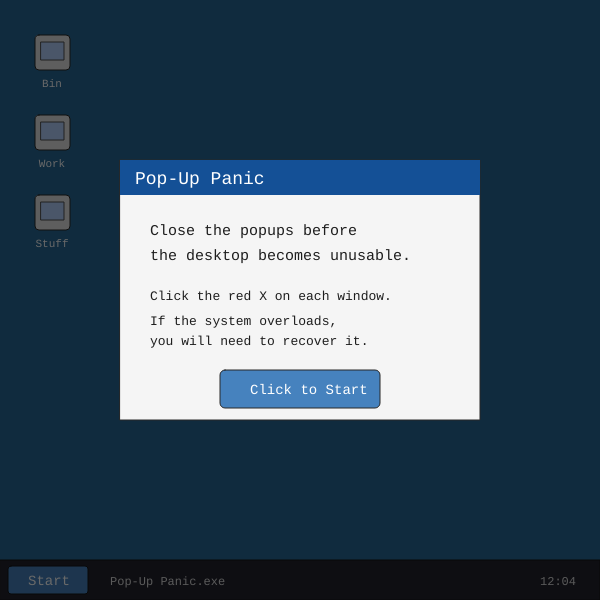
Frame 1 (no input)
Frame 60 (no input): identical to frame 1, image omitted
Frame 120 (the mouse pressed at the canvas centre since frame 60): identical to frame 1, image omitted

The p5.js sketch that drew this single still picture (run headless with seeded random() and noise() and a simulated clock; from frame 60 on, the mouse is pressed at the canvas centre):

// p5.js sketch
// ── sketch.js
let painWindows = [];
let brokenFiles = [];

let score = 0;
let recoveryScore = 0;

let spawnTimer = 0;
let spawnSpeed = 100;

let recoveryTime = 6.7;
let recoveryStartMillis = 0;

let startScreen = true;
let gameOver = false;
let recoveryMode = false;
let finalScreen = false;
let recoveryFailed = false;

/* Just a big list of stupid popup messages. This is probably my favourite bit honestly */
let popupNonsense = [
  "Your PC is tired.",
  "Update failed successfully.",
  "You've just won a virus!",
  "RAM has left the chat.",
  "Internet Explorer is back.",
  "System32 looks nervous.",
  "Your cursor is judging you.",
  "Download more patience.",
  "I'm hungry, you hungry?.",
  "This is fine.",
  "Error: no error found.",
  "Windows needs emotional support.",
  "Your files look suspiciously calm.",
  "The recycle bin is plotting.",
  "Keyboard detected breathing.",
  "Mouse moved without permission.",
  "Please insert common sense.",
  "CPU has requested annual leave.",
  "Your desktop feels crowded.",
  "Antivirus found bad vibes.",
  "WiFi is thinking about it.",
  "Loading... spiritually.",
  "Hard drive making life choices.",
  "OneDrive has entered the room.",
  "Your tabs have unionised.",
  "Suspicious rectangle detected.",
  "Printer ate the paper again.",
  "Bluetooth has disappeared.",
  "Your settings have other opinions.",
  "Click OK to regret.",
  "The cloud is judging you.",
  "Unknown thing did a thing.",
  "Task failed with confidence.",
  "Your GPU wants a raise.",
  "Temporary file became permanent.",
  "Something went slightly sideways.",
  "This window pays rent now.",
  "A popup has spawned emotionally.",
  "Digital clutter detected.",
  "Congratulations, more problems.",
  "The algorithm is hungry.",
  "Please stop clicking things.",
  "Your cache is full of shame.",
  "Screen too peaceful. Fixed it.",
  "Notification goblin activated.",
  "Desktop morale is low.",
  "Installing disappointment...",
  "Permission denied by vibes.",
  "User detected. Unfortunate.",
  "Your PC misses Windows XP.",
  "System panic, but politely.",
  "Background process got bored."
];

function setup() {
  createCanvas(600, 600);
  textFont("monospace");
}

function draw() {
  drawDesktop();

  /* This checks what screen the game SHOULD currently show */
  /* I used separate booleans because it made more sense to me than one massive state variable */
  if (startScreen) {
    drawStartScreen();
  } else if (finalScreen) {
    drawFinalScreen();
  } else if (recoveryFailed) {
    drawRecoveryFailedScreen();
  } else if (recoveryMode) {
    playRecoveryPart();
  } else if (gameOver) {
    drawGameOver();
  } else {
    playPopupPart();
  }
}

function playPopupPart() {
  spawnTimer++;

  /* makes the windows come in faster the longer you survive */
  /* Basically, the longer you survive, the more the computer decides to ruin your day */
  if (spawnTimer > spawnSpeed) {
    makePainWindow();
    spawnTimer = 0;

    if (spawnSpeed > 25) {
      spawnSpeed = spawnSpeed - 2;
    }
  }

  drawPainWindows();
  drawScoreBox();

  /* 12 felt like enough to clutter the screen without making it instantly impossible */
  if (painWindows.length >= 12) {
    gameOver = true;
  }
}

function playRecoveryPart() {
  drawBrokenFiles();
  drawRecoveryUI();

  /* Timer uses millis so it can show decimals */
  /* Also purely for a 67 joke because I'm 18 and want to make the most of being young */
  let timeUsed = (millis() - recoveryStartMillis) / 1000;
  let timeLeft = recoveryTime - timeUsed;

  if (timeLeft <= 0 && brokenFiles.length > 0) {
    recoveryMode = false;
    recoveryFailed = true;
  }

  if (brokenFiles.length === 0) {
    recoveryMode = false;
    finalScreen = true;
  }
}

function drawDesktop() {
  background(40, 105, 150);

  /* Basic desktop icons for some of that windows pizazz, because surely accuracy boosts my grade */
  drawIcon(35, 35, "Bin");
  drawIcon(35, 115, "Work");
  drawIcon(35, 195, "Stuff");

  /* Taskbar at the bottom since it's windows afterall */
  stroke(20);
  fill(35, 35, 45);
  rect(0, 560, width, 40);

  stroke(20);
  fill(70, 130, 190);
  rect(8, 566, 80, 28, 3);

  noStroke();
  fill(255);
  textSize(14);
  text("Start", 28, 585);

  fill(220);
  textSize(12);
  text("Pop-Up Panic.exe", 110, 585);

  /* Static time because making a real clock felt pointless for this (I'm lazy.) */
  text("12:04", 540, 585);
}

function drawIcon(x, y, label) {
  /* Little fake desktop icon. Not exactly beautiful, but it does the job */
  stroke(40);
  fill(230);
  rect(x, y, 35, 35, 4);

  stroke(80);
  fill(180, 210, 255);
  rect(x + 6, y + 7, 23, 18);

  noStroke();
  fill(255);
  textSize(11);
  textAlign(CENTER);
  text(label, x + 17, y + 52);
  textAlign(LEFT);
}

function drawStartScreen() {
  noStroke();
  fill(0, 0, 0, 150);
  rect(0, 0, width, height);

  stroke(40);
  fill(245);
  rect(120, 160, 360, 260);

  noStroke();
  fill(20, 80, 150);
  rect(120, 160, 360, 35);

  fill(255);
  textSize(18);
  text("Pop-Up Panic", 135, 184);

  fill(30);
  textSize(15);
  text("Close the popups before", 150, 235);
  text("the desktop becomes unusable.", 150, 260);

  textSize(13);
  text("Click the red X on each window.", 150, 300);
  text("If the system overloads,", 150, 325);
  text("you will need to recover it.", 150, 345);

  stroke(40);
  fill(70, 130, 190);
  rect(220, 370, 160, 38, 5);

  noStroke();
  fill(255);
  textSize(14);
  text("Click to Start", 250, 394);
}

function makePainWindow() {
  let popupW = random(260, 330);
  let popupH = random(90, 145);

  /* the windows are wide because short ones made the text run out the box */
  let popup = {
    x: random(40, width - popupW - 20),
    y: random(50, height - popupH - 70),
    w: popupW,
    h: popupH,
    message: random(popupNonsense)
  };

  painWindows.push(popup);
}

function drawPainWindows() {
  for (let i = 0; i < painWindows.length; i++) {
    let p = painWindows[i];

    stroke(40);
    fill(235);
    rect(p.x, p.y, p.w, p.h);

    noStroke();
    fill(25, 75, 160);
    rect(p.x, p.y, p.w, 25);

    fill(255);
    textSize(12);
    text("System Message", p.x + 8, p.y + 17);

    /* tiny red square of false hope */
    stroke(40);
    fill(200, 20, 30);
    rect(p.x + p.w - 25, p.y + 4, 18, 17);

    noStroke();
    fill(255);
    textSize(13);
    text("X", p.x + p.w - 20, p.y + 17);

    fill(30);
    textSize(13);
    text(p.message, p.x + 14, p.y + 55);

    /* Fake OK button, because fake choices are still choices. Some first year DMCT student wisdom right there for you */
    stroke(100);
    fill(210);
    rect(p.x + p.w / 2 - 30, p.y + p.h - 30, 60, 20);

    noStroke();
    fill(30);
    textSize(11);
    text("OK", p.x + p.w / 2 - 8, p.y + p.h - 16);
  }
}

function drawScoreBox() {
  stroke(20);
  fill(0, 0, 0, 130);
  rect(390, 10, 195, 55, 6);

  noStroke();
  fill(255);
  textSize(15);
  text("Score: " + score, 410, 32);
  text("Open windows: " + painWindows.length + "/12", 410, 52);
}

function drawGameOver() {
  /* Keeps the mess visible behind the game over box, which looks more chaotic */
  drawPainWindows();

  noStroke();
  fill(0, 0, 0, 170);
  rect(0, 0, width, height);

  stroke(40);
  fill(245);
  rect(120, 160, 360, 260);

  noStroke();
  fill(140, 0, 0);
  rect(120, 160, 360, 35);

  fill(255);
  textSize(17);
  text("Desktop Overloaded", 140, 184);

  fill(30);
  textSize(15);
  text("Too many windows opened.", 155, 235);
  text("Pop-up score: " + score, 155, 265);

  textSize(13);
  text("The system now needs recovery.", 155, 300);
  text("Repair all broken files before", 155, 325);
  text("the timer runs out.", 155, 345);

  stroke(40);
  fill(70, 130, 190);
  rect(215, 370, 170, 38, 5);

  noStroke();
  fill(255);
  textSize(14);
  text("Start Recovery", 242, 394);
}

function createBrokenFiles() {
  brokenFiles = [];

  /* The broken files are placed manually to keep it niiiiicceee and simple :) */
  /* I tried to space them out so they are clickeable but still a bit stressful */
  let file1 = { x: 130, y: 75, label: "bad.exe" };
  let file2 = { x: 230, y: 80, label: "junk.tmp" };
  let file3 = { x: 340, y: 70, label: "virus.txt" };
  let file4 = { x: 460, y: 90, label: "worm.bin" };

  let file5 = { x: 120, y: 200, label: "error.log" };
  let file6 = { x: 245, y: 210, label: "crash.bin" };
  let file7 = { x: 375, y: 205, label: "oops.dll" };
  let file8 = { x: 480, y: 225, label: "spam.dat" };

  let file9 = { x: 145, y: 350, label: "why.sys" };
  let file10 = { x: 275, y: 345, label: "mess.zip" };
  let file11 = { x: 410, y: 350, label: "lag.tmp" };
  let file12 = { x: 500, y: 375, label: "nope.bat" };

  brokenFiles.push(file1);
  brokenFiles.push(file2);
  brokenFiles.push(file3);
  brokenFiles.push(file4);
  brokenFiles.push(file5);
  brokenFiles.push(file6);
  brokenFiles.push(file7);
  brokenFiles.push(file8);
  brokenFiles.push(file9);
  brokenFiles.push(file10);
  brokenFiles.push(file11);
  brokenFiles.push(file12);
}

function drawBrokenFiles() {
  for (let i = 0; i < brokenFiles.length; i++) {
    let f = brokenFiles[i];

    stroke(40);
    fill(245);
    rect(f.x, f.y, 38, 46);

    fill(210);
    rect(f.x + 25, f.y, 13, 13);

    fill(210, 30, 30);
    rect(f.x + 8, f.y + 17, 22, 18);

    noStroke();
    fill(255);
    textSize(15);
    text("!", f.x + 16, f.y + 32);

    fill(255);
    textSize(11);
    textAlign(CENTER);
    text(f.label, f.x + 19, f.y + 63);
    textAlign(LEFT);
  }
}



function drawRecoveryUI() {
  let timeUsed = (millis() - recoveryStartMillis) / 1000;
  let timeLeft = recoveryTime - timeUsed;

  if (timeLeft < 0) {
    timeLeft = 0;
  }

  stroke(20);
  fill(0, 0, 0, 130);
  rect(330, 10, 255, 90, 6);

  noStroke();
  fill(255);
  textSize(15);
  text("System Recovery", 350, 33);
  text("Files left: " + brokenFiles.length, 350, 55);

  /* update: I absolutely did set it to 6.7 seconds because deep down I'm still a child */
  text("Time left: " + timeLeft.toFixed(2), 350, 77);
}

function drawFinalScreen() {
  noStroke();
  fill(0, 0, 0, 150);
  rect(0, 0, width, height);

  stroke(40);
  fill(245);
  rect(120, 165, 360, 260);

  noStroke();
  fill(20, 120, 70);
  rect(120, 165, 360, 35);

  fill(255);
  textSize(18);
  text("System Restored", 140, 189);

  fill(30);
  textSize(15);
  text("The desktop has been cleaned.", 155, 240);
  text("Pop-up score: " + score, 155, 270);
  text("Files repaired: " + recoveryScore, 155, 300);

  textSize(13);
  text("Somehow, the computer lives.", 155, 335);
  text("Modern technology is terrifying, isn't it?", 155, 355);

  stroke(40);
  fill(70, 130, 190);
  rect(220, 380, 160, 38, 5);

  noStroke();
  fill(255);
  textSize(14);
  text("Play Again", 266, 404);
}

function drawRecoveryFailedScreen() {
  noStroke();
  fill(0, 0, 0, 170);
  rect(0, 0, width, height);

  stroke(40);
  fill(245);
  rect(120, 165, 360, 260);

  noStroke();
  fill(140, 0, 0);
  rect(120, 165, 360, 35);

  fill(255);
  textSize(18);
  text("Recovery Failed", 140, 189);

  fill(30);
  textSize(15);
  text("The timer ran out.", 155, 240);
  text("Files repaired: " + recoveryScore, 155, 270);
  text("Files left: " + brokenFiles.length, 155, 300);

  textSize(13);
  text("The system remains deeply cooked.", 155, 335);
  text("A tragic end for a rectangle machine.", 155, 355);

  /* You'll be clicking this try again button a lot I reckon */
  stroke(40);
  fill(70, 130, 190);
  rect(220, 380, 160, 38, 5);

  noStroke();
  fill(255);
  textSize(14);
  text("Try Again", 268, 404);
}

function mousePressed() {
  if (startScreen) {
    if (
      mouseX > 220 &&
      mouseX < 380 &&
      mouseY > 370 &&
      mouseY < 408
    ) {
      startScreen = false;
    }

    return;
  }

  if (finalScreen) {
    if (
      mouseX > 220 &&
      mouseX < 380 &&
      mouseY > 380 &&
      mouseY < 418
    ) {
      restartEverything();
    }

    return;
  }

  if (recoveryFailed) {
    if (
      mouseX > 220 &&
      mouseX < 380 &&
      mouseY > 380 &&
      mouseY < 418
    ) {
      restartEverything();
    }

    return;
  }

  if (recoveryMode) {
    /* Click a broken file to repair it with some computer magicary */
    /* Looping backwards makes removing stuff from the array less annoying */
    for (let i = brokenFiles.length - 1; i >= 0; i--) {
      let f = brokenFiles[i];

      if (
        mouseX > f.x &&
        mouseX < f.x + 38 &&
        mouseY > f.y &&
        mouseY < f.y + 46
      ) {
        brokenFiles.splice(i, 1);
        recoveryScore++;
        return;
      }
    }

    return;
  }

  if (gameOver) {
    if (
      mouseX > 215 &&
      mouseX < 385 &&
      mouseY > 370 &&
      mouseY < 408
    ) {
      painWindows = [];
      gameOver = false;
      recoveryMode = true;
      recoveryScore = 0;
      recoveryStartMillis = millis();
      createBrokenFiles();
    }

    return;
  }

  /* I go backwards through the array so the top window gets clicked before the ones behind it */
  for (let i = painWindows.length - 1; i >= 0; i--) {
    let p = painWindows[i];

    let closeX = p.x + p.w - 25;
    let closeY = p.y + 4;

    if (
      mouseX > closeX &&
      mouseX < closeX + 18 &&
      mouseY > closeY &&
      mouseY < closeY + 17
    ) {
      painWindows.splice(i, 1);
      score++;
      return;
    }
  }
}

function restartEverything() {
  /* Full reset so the game starts from the beginning again */
  painWindows = [];
  brokenFiles = [];

  score = 0;
  recoveryScore = 0;

  spawnTimer = 0;
  spawnSpeed = 100;

  recoveryStartMillis = 0;

  startScreen = true;
  gameOver = false;
  recoveryMode = false;
  finalScreen = false;
  recoveryFailed = false;
}

/* IT'S FINALLY OVER. */
